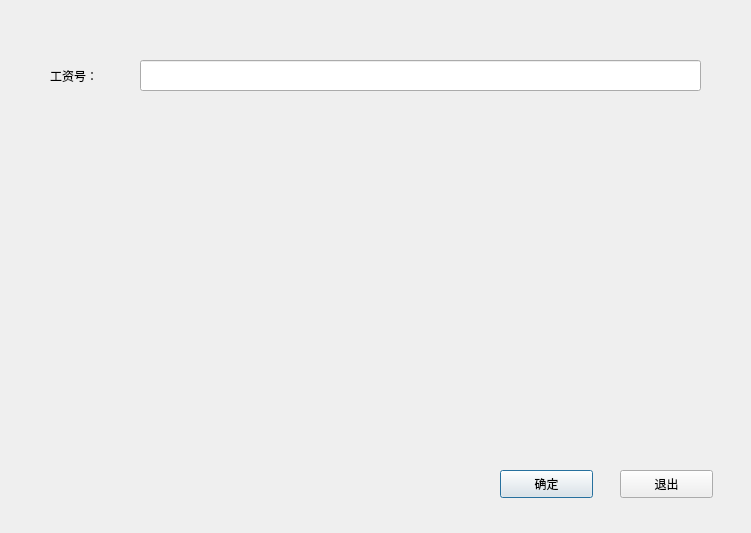
<?xml version="1.0" encoding="UTF-8"?>
<ui version="4.0">
 <class>Dialog</class>
 <widget class="QDialog" name="Dialog">
  <property name="geometry">
   <rect>
    <x>0</x>
    <y>0</y>
    <width>751</width>
    <height>533</height>
   </rect>
  </property>
  <property name="windowTitle">
   <string>根据工资号删除对应工资信息</string>
  </property>
  <widget class="QLabel" name="label">
   <property name="geometry">
    <rect>
     <x>50</x>
     <y>60</y>
     <width>101</width>
     <height>31</height>
    </rect>
   </property>
   <property name="text">
    <string>工资号：</string>
   </property>
  </widget>
  <widget class="QLineEdit" name="lineEdit">
   <property name="geometry">
    <rect>
     <x>140</x>
     <y>60</y>
     <width>561</width>
     <height>31</height>
    </rect>
   </property>
  </widget>
  <widget class="QPushButton" name="pushButton">
   <property name="geometry">
    <rect>
     <x>500</x>
     <y>470</y>
     <width>93</width>
     <height>28</height>
    </rect>
   </property>
   <property name="text">
    <string>确定</string>
   </property>
  </widget>
  <widget class="QPushButton" name="pushButton_2">
   <property name="geometry">
    <rect>
     <x>620</x>
     <y>470</y>
     <width>93</width>
     <height>28</height>
    </rect>
   </property>
   <property name="text">
    <string>退出</string>
   </property>
  </widget>
  <widget class="QLabel" name="label_3">
   <property name="geometry">
    <rect>
     <x>280</x>
     <y>200</y>
     <width>161</width>
     <height>31</height>
    </rect>
   </property>
   <property name="text">
    <string>&lt;html&gt;&lt;head/&gt;&lt;body&gt;&lt;p align=&quot;center&quot;&gt;&lt;br/&gt;&lt;/p&gt;&lt;/body&gt;&lt;/html&gt;</string>
   </property>
  </widget>
 </widget>
 <resources/>
 <connections/>
</ui>
